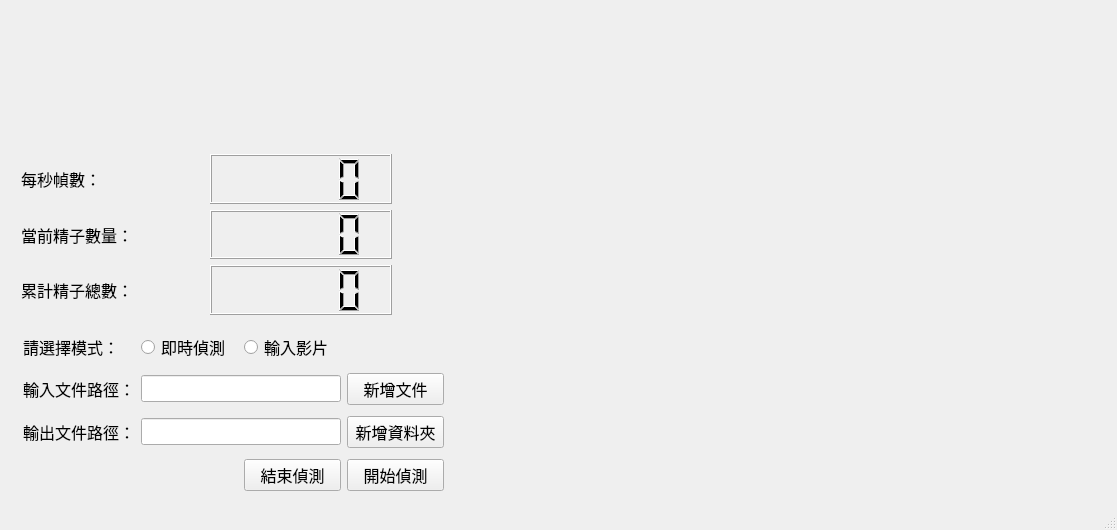
<?xml version="1.0" encoding="UTF-8"?>
<ui version="4.0">
 <class>MainWindow</class>
 <widget class="QMainWindow" name="MainWindow">
  <property name="geometry">
   <rect>
    <x>0</x>
    <y>0</y>
    <width>1117</width>
    <height>530</height>
   </rect>
  </property>
  <property name="windowTitle">
   <string>智慧型精子篩選系統</string>
  </property>
  <widget class="QWidget" name="centralwidget">
   <widget class="QLabel" name="label_movie">
    <property name="geometry">
     <rect>
      <x>0</x>
      <y>0</y>
      <width>461</width>
      <height>131</height>
     </rect>
    </property>
    <property name="text">
     <string/>
    </property>
   </widget>
   <widget class="QLabel" name="label_show_image">
    <property name="geometry">
     <rect>
      <x>469</x>
      <y>9</y>
      <width>640</width>
      <height>480</height>
     </rect>
    </property>
    <property name="autoFillBackground">
     <bool>true</bool>
    </property>
    <property name="text">
     <string/>
    </property>
   </widget>
   <widget class="QWidget" name="layoutWidget">
    <property name="geometry">
     <rect>
      <x>21</x>
      <y>154</y>
      <width>371</width>
      <height>161</height>
     </rect>
    </property>
    <layout class="QGridLayout" name="gridLayout_2">
     <item row="2" column="0">
      <widget class="QLabel" name="label_3">
       <property name="font">
        <font>
         <family>標楷體</family>
         <pointsize>12</pointsize>
        </font>
       </property>
       <property name="text">
        <string>累計精子總數：</string>
       </property>
      </widget>
     </item>
     <item row="0" column="0">
      <widget class="QLabel" name="label_1">
       <property name="font">
        <font>
         <family>標楷體</family>
         <pointsize>12</pointsize>
        </font>
       </property>
       <property name="autoFillBackground">
        <bool>false</bool>
       </property>
       <property name="text">
        <string>每秒幀數：</string>
       </property>
      </widget>
     </item>
     <item row="1" column="0">
      <widget class="QLabel" name="label_2">
       <property name="font">
        <font>
         <family>標楷體</family>
         <pointsize>12</pointsize>
        </font>
       </property>
       <property name="text">
        <string>當前精子數量：</string>
       </property>
      </widget>
     </item>
     <item row="0" column="1">
      <widget class="QLCDNumber" name="lcdNumber_1"/>
     </item>
     <item row="1" column="1">
      <widget class="QLCDNumber" name="lcdNumber_2"/>
     </item>
     <item row="2" column="1">
      <widget class="QLCDNumber" name="lcdNumber_3"/>
     </item>
    </layout>
   </widget>
   <widget class="QWidget" name="layoutWidget">
    <property name="geometry">
     <rect>
      <x>23</x>
      <y>327</y>
      <width>421</width>
      <height>171</height>
     </rect>
    </property>
    <layout class="QGridLayout" name="gridLayout">
     <item row="2" column="3">
      <widget class="QPushButton" name="pushButton_2">
       <property name="font">
        <font>
         <family>標楷體</family>
         <pointsize>12</pointsize>
        </font>
       </property>
       <property name="text">
        <string>新增資料夾</string>
       </property>
      </widget>
     </item>
     <item row="3" column="3">
      <widget class="QPushButton" name="pushButton_4">
       <property name="font">
        <font>
         <family>標楷體</family>
         <pointsize>12</pointsize>
        </font>
       </property>
       <property name="text">
        <string>開始偵測</string>
       </property>
      </widget>
     </item>
     <item row="2" column="1" colspan="2">
      <widget class="QLineEdit" name="lineEdit_2">
       <property name="font">
        <font>
         <family>Times New Roman</family>
         <pointsize>12</pointsize>
        </font>
       </property>
      </widget>
     </item>
     <item row="2" column="0">
      <widget class="QLabel" name="label_6">
       <property name="font">
        <font>
         <family>標楷體</family>
         <pointsize>12</pointsize>
        </font>
       </property>
       <property name="text">
        <string>輸出文件路徑：</string>
       </property>
      </widget>
     </item>
     <item row="0" column="2" colspan="2">
      <widget class="QRadioButton" name="radioButton_2">
       <property name="font">
        <font>
         <family>標楷體</family>
         <pointsize>12</pointsize>
        </font>
       </property>
       <property name="text">
        <string>輸入影片</string>
       </property>
      </widget>
     </item>
     <item row="1" column="1" colspan="2">
      <widget class="QLineEdit" name="lineEdit_1">
       <property name="font">
        <font>
         <family>Times New Roman</family>
         <pointsize>12</pointsize>
        </font>
       </property>
      </widget>
     </item>
     <item row="0" column="0">
      <widget class="QLabel" name="label_4">
       <property name="font">
        <font>
         <family>標楷體</family>
         <pointsize>12</pointsize>
        </font>
       </property>
       <property name="text">
        <string>請選擇模式：</string>
       </property>
      </widget>
     </item>
     <item row="0" column="1">
      <widget class="QRadioButton" name="radioButton_1">
       <property name="font">
        <font>
         <family>標楷體</family>
         <pointsize>12</pointsize>
        </font>
       </property>
       <property name="text">
        <string>即時偵測</string>
       </property>
      </widget>
     </item>
     <item row="1" column="0">
      <widget class="QLabel" name="label_5">
       <property name="font">
        <font>
         <family>標楷體</family>
         <pointsize>12</pointsize>
        </font>
       </property>
       <property name="text">
        <string>輸入文件路徑：</string>
       </property>
      </widget>
     </item>
     <item row="1" column="3">
      <widget class="QPushButton" name="pushButton_1">
       <property name="font">
        <font>
         <family>標楷體</family>
         <pointsize>12</pointsize>
        </font>
       </property>
       <property name="text">
        <string>新增文件</string>
       </property>
      </widget>
     </item>
     <item row="3" column="2">
      <widget class="QPushButton" name="pushButton_3">
       <property name="font">
        <font>
         <family>標楷體</family>
         <pointsize>12</pointsize>
        </font>
       </property>
       <property name="text">
        <string>結束偵測</string>
       </property>
      </widget>
     </item>
     <item row="3" column="0" colspan="2">
      <widget class="QLabel" name="label_7">
       <property name="font">
        <font>
         <family>標楷體</family>
         <pointsize>12</pointsize>
        </font>
       </property>
       <property name="text">
        <string/>
       </property>
      </widget>
     </item>
    </layout>
   </widget>
  </widget>
  <widget class="QMenuBar" name="menubar">
   <property name="geometry">
    <rect>
     <x>0</x>
     <y>0</y>
     <width>1117</width>
     <height>21</height>
    </rect>
   </property>
  </widget>
  <widget class="QStatusBar" name="statusbar"/>
 </widget>
 <resources/>
 <connections/>
</ui>
